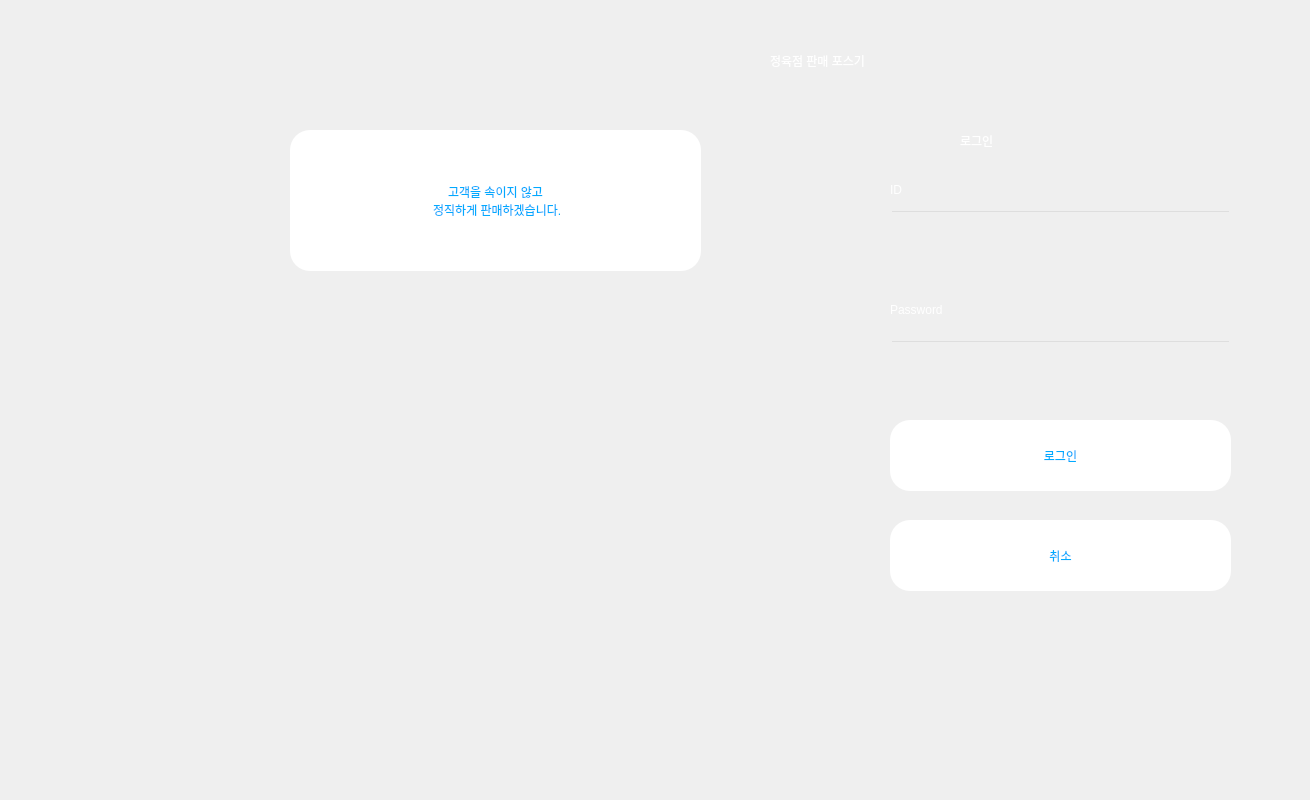
    <widget class="QWidget" name="tab">
     <attribute name="title">
      <string>Tab 1</string>
     </attribute>
     <widget class="QLineEdit" name="leUser_2">
      <property name="geometry">
       <rect>
        <x>890</x>
        <y>210</y>
        <width>341</width>
        <height>61</height>
       </rect>
      </property>
      <property name="styleSheet">
       <string notr="true">background-color:rgba(0, 0, 0, 0);
font: 15pt &quot;Cambria&quot;;</string>
      </property>
      <property name="text">
       <string/>
      </property>
     </widget>
     <widget class="QPushButton" name="pbCancle_2">
      <property name="geometry">
       <rect>
        <x>890</x>
        <y>520</y>
        <width>341</width>
        <height>71</height>
       </rect>
      </property>
      <property name="styleSheet">
       <string notr="true">QPushButton{
border-radius: 20px;
background-color:rgb(255, 255, 255);
font: 20pt &quot;Cambria&quot;;
color: rgb(0, 170, 255)
}</string>
      </property>
      <property name="text">
       <string>취소</string>
      </property>
     </widget>
     <widget class="QLabel" name="label_6">
      <property name="geometry">
       <rect>
        <x>890</x>
        <y>300</y>
        <width>111</width>
        <height>20</height>
       </rect>
      </property>
      <property name="styleSheet">
       <string notr="true">font: 15pt &quot;Cambria&quot;;
color: rgb(255, 255, 255);</string>
      </property>
      <property name="text">
       <string>Password</string>
      </property>
     </widget>
     <widget class="QLabel" name="label_7">
      <property name="geometry">
       <rect>
        <x>960</x>
        <y>110</y>
        <width>191</width>
        <height>61</height>
       </rect>
      </property>
      <property name="styleSheet">
       <string notr="true">color:rgb(255, 255, 255);
font: 75 italic 36pt &quot;Sitka Banner&quot;;
</string>
      </property>
      <property name="text">
       <string>로그인</string>
      </property>
     </widget>
     <widget class="QLineEdit" name="lePassword_2">
      <property name="geometry">
       <rect>
        <x>890</x>
        <y>340</y>
        <width>341</width>
        <height>61</height>
       </rect>
      </property>
      <property name="styleSheet">
       <string notr="true">background-color:rgba(0, 0, 0, 0);
font: 15pt &quot;Cambria&quot;;</string>
      </property>
      <property name="inputMask">
       <string/>
      </property>
      <property name="text">
       <string/>
      </property>
     </widget>
     <widget class="QLabel" name="label_8">
      <property name="geometry">
       <rect>
        <x>890</x>
        <y>180</y>
        <width>111</width>
        <height>20</height>
       </rect>
      </property>
      <property name="styleSheet">
       <string notr="true">font: 15pt &quot;Cambria&quot;;
color:rgb(255, 255, 255);</string>
      </property>
      <property name="text">
       <string>ID</string>
      </property>
     </widget>
     <widget class="QPushButton" name="pbLogin_2">
      <property name="geometry">
       <rect>
        <x>890</x>
        <y>420</y>
        <width>341</width>
        <height>71</height>
       </rect>
      </property>
      <property name="styleSheet">
       <string notr="true">QPushButton{
border-radius: 20px;
background-color:rgb(255, 255, 255);
font: 20pt &quot;Cambria&quot;;
color: rgb(0, 170, 255)
}</string>
      </property>
      <property name="text">
       <string>로그인</string>
      </property>
     </widget>
     <widget class="QLabel" name="label">
      <property name="geometry">
       <rect>
        <x>30</x>
        <y>0</y>
        <width>691</width>
        <height>791</height>
       </rect>
      </property>
      <property name="text">
       <string/>
      </property>
      <property name="pixmap">
       <pixmap>../OneDrive/바탕 화면/식육점.jpg</pixmap>
      </property>
      <property name="scaledContents">
       <bool>true</bool>
      </property>
     </widget>
     <widget class="QLabel" name="label_2">
      <property name="geometry">
       <rect>
        <x>290</x>
        <y>130</y>
        <width>411</width>
        <height>141</height>
       </rect>
      </property>
      <property name="styleSheet">
       <string notr="true">border-radius: 20px;
background-color:rgb(255, 255, 255);
font: 20pt &quot;Cambria&quot;;
color: rgb(0, 170, 255)</string>
      </property>
      <property name="text">
       <string>고객을 속이지 않고
 정직하게 판매하겠습니다.</string>
      </property>
      <property name="alignment">
       <set>Qt::AlignCenter</set>
      </property>
     </widget>
     <widget class="QLabel" name="label_16">
      <property name="geometry">
       <rect>
        <x>770</x>
        <y>30</y>
        <width>531</width>
        <height>61</height>
       </rect>
      </property>
      <property name="styleSheet">
       <string notr="true">color:rgb(255, 255, 255);
font: 75 italic 36pt &quot;Sitka Banner&quot;;
</string>
      </property>
      <property name="text">
       <string>정육점 판매 포스기</string>
      </property>
     </widget>
    </widget>
